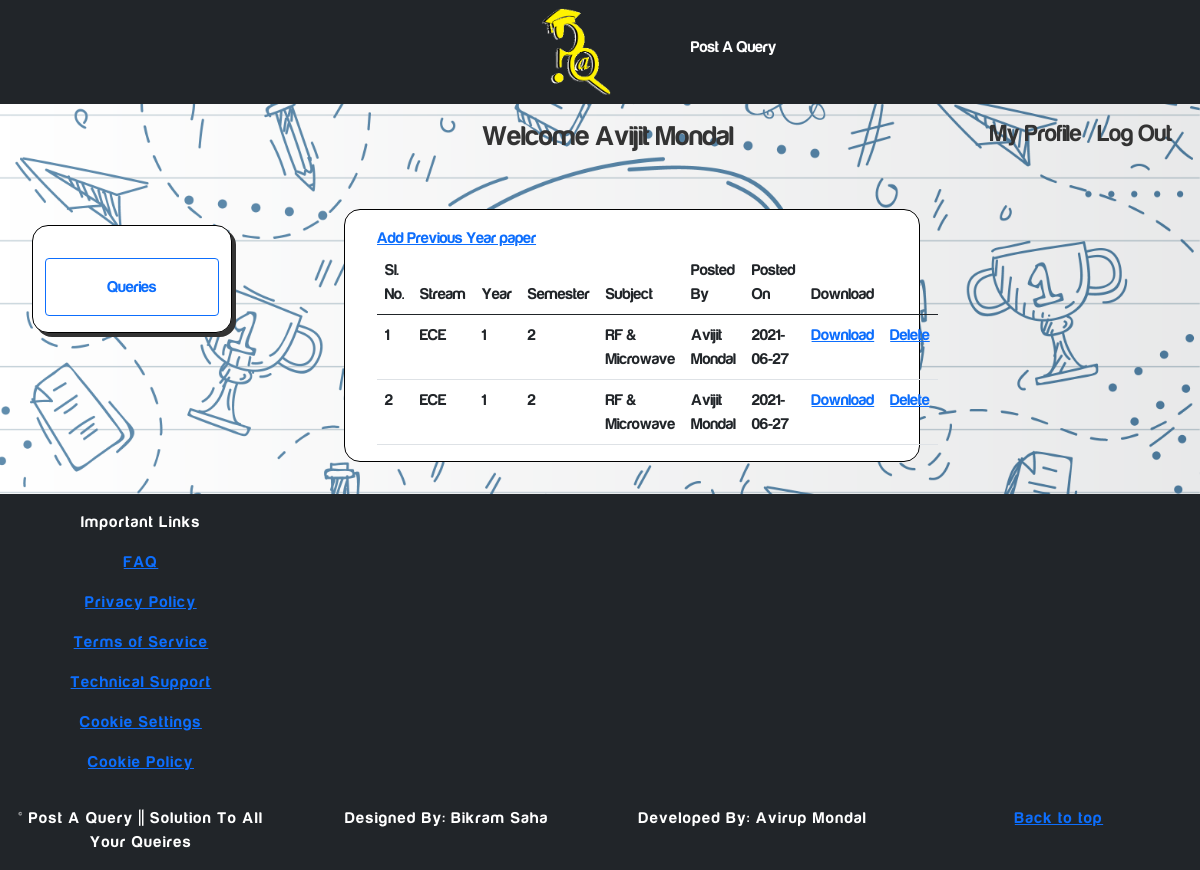
Screenshot of /upload_previous_year_question.php (signed in) with the database file from the repository.
### tables this page shows
CREATE TABLE `question_paper` (
  `Paper_Id` int(11) NOT NULL,
  `Paper_Stream` int(11) NOT NULL,
  `Paper_Year` int(11) NOT NULL,
  `Paper_Semester` int(11) NOT NULL,
  `Paper_Subject` int(11) NOT NULL,
  `File_Name` varchar(500) NOT NULL,
  `User_Id` int(11) NOT NULL,
  `Posted_On` date NOT NULL
);

CREATE TABLE `stream` (
  `Stream_Id` int(11) NOT NULL,
  `Stream` varchar(200) NOT NULL
);

CREATE TABLE `year` (
  `Year_Id` int(11) NOT NULL,
  `Year` int(11) NOT NULL,
  `Stream_Id` int(11) NOT NULL
);

CREATE TABLE `semester` (
  `Semester_Id` int(11) NOT NULL,
  `Semester` int(11) NOT NULL,
  `Year_Id` int(11) NOT NULL
);

CREATE TABLE `subject` (
  `Subject_Id` int(11) NOT NULL,
  `Subject` varchar(200) NOT NULL,
  `Semester_Id` int(11) NOT NULL
);

CREATE TABLE `users` (
  `id` int(11) NOT NULL,
  `name` varchar(50) NOT NULL,
  `college_name` int(11) NOT NULL,
  `college_id` varchar(20) NOT NULL,
  `stream` int(200) NOT NULL,
  `year` int(11) NOT NULL,
  `semester` int(11) NOT NULL,
  `email` varchar(200) NOT NULL,
  `password` varchar(200) NOT NULL,
  `student` int(11) NOT NULL,
  `teacher` int(11) NOT NULL,
  `image` varchar(500) NOT NULL
);

### upload_previous_year_question.php (the view, shortened to what this page needs)
<?php
include_once('includes/header.php');
	?>
	<?php
$question_paper_sqli="Select question_paper.*, users.*, stream.*,year.*,semester.*,subject.* from question_paper, users, stream, year, semester,subject where question_paper.User_Id=users.id and question_paper.Paper_Year=year.Year_Id and question_paper.Paper_Semester=semester.Semester_Id and question_paper.Paper_Stream=stream.Stream_Id and question_paper.Paper_Subject=subject.Subject_Id order by Paper_Id desc";
?>
<div class="main_content">
<div class="container-fluid">
    <div class="row">
       <div class="top">
           <h3 class="top_left" >Welcome <?php echo $_SESSION['Name'];?></h3>
            <h4 class="top_right" ><a href="logout.php">Log Out</a></h4>
            <h4 class="top_right" ><a href="teacher_profile.php?id=<?php echo $_SESSION['Id']; ?>">My Profile</a></h4>
        </div>
    </div>
</div>
<div class="container-fluid">
    <div class="row">
        <div class="col-lg-2 sidebar">
        <a href="teacher_queries.php" class="btn btn-outline-primary"
                    style="margin-top:1rem; margin-bottom:1rem">Queries</a>
        </div>
        <div class=" col-lg-6 offset-1" id="getting_queries">
            <div class="mid_content">
                <div class="middle" id="middle">
                    <div class="info">
                        <a href="question_paper_add.php">Add Previous Year paper</a>
                    </div>
                    <div class="question">
                    <table class="table">
                            <thead>
                                <tr>
                                <th scope="col">Sl. No.</th>
                                <th scope="col">Stream</th>
                                <th scope="col">Year</th>
                                <th scope="col">Semester</th>
                                <th scope="col">Subject</th>
                                <th scope="col">Posted By</th>
                                <th scope="col">Posted On</th>
                                <th scope="col">Download</th>
                                <th scope="col"></th>
                                </tr>
                            </thead>
                            <tbody>
                            <?php
                 $question_paper_res=mysqli_query($con,$question_paper_sqli);
                 $question_paper_check=mysqli_num_rows($question_paper_res);
                 $count=0;
                 while($question_paper_row=mysqli_fetch_assoc($question_paper_res)){
                    $count +=1;
                 if($question_paper_check >0)
                 {
                     $question_paper_year=$question_paper_row['Year'];
                     $question_paper_sem=$question_paper_row['Semester'];
                     $question_paper_stream=$question_paper_row['Stream'];
                     $question_paper_subject=$question_paper_row['Subject'];
                     $question_paper_date=$question_paper_row['Posted_On'];
                     $question_paper_user=$question_paper_row['name'];
                 }
                 ?>
                                <tr>
                                <td ><?php echo $count?></td>
                                <td><?php echo $question_paper_stream;?></td>
                                <td><?php echo $question_paper_year;?></td>
                                <td><?php echo $question_paper_sem;?></td>
                                <td><?php echo $question_paper_subject;?></td>
                                <td><?php echo $question_paper_user;?></td>
                                <td><?php echo $question_paper_date;?></td>
                                <td><a href="<?php echo 'question_paper/'.$question_paper_row['File_Name'] ?>" download>Download</a></td>
                                <td> <?php
                                        echo "<a href='?type=delete&Id=".$question_paper_row['Paper_Id']."'>Delete</a>";?> </td>
                                </tr>
                        <?php } ?>
                            </tbody>
                            </table>
                    </div>
                    </div>
                </div>
            </div>
            </div>
        </div>
    </div>
    <?php
    include_once('includes/inner_footer.php');
 include_once('includes/footer.php');
  ?>
</body>
</html>

### final_style.css (style rules this page uses)
* { padding: 0; margin: 0; }
body { font-family: websitefont; box-sizing: border-box; height: 100%; display: flex; flex-direction: column; color: #333333; overflow-x: hidden; overflow-y: visible; }
.top { margin: 1rem 0; }
.top .top_left { float: left; padding-left: 40%; text-decoration: none; margin-top: 0; }
.top .top_right { float: right; padding-right: 1rem; text-decoration: none; margin-top: 0; }
.top .top_right a { color: #333333; text-decoration: none; }
.sidebar { margin-left: 2rem; border: 1px black solid; border-radius: 1rem; padding-top: 1rem; height: 100%; margin-top: 3rem; background-color: #ffffff; box-shadow: 4px 4px; max-width: 100%; }
.sidebar a { display: flex; flex-direction: column; width: auto; padding: 1rem; }
.middle { margin-top: 2rem; margin-bottom: 2rem; border: 1px black solid; border-radius: 1rem; padding-top: 1rem; height: auto; padding: 1rem 2rem 0rem 2rem; }
.main_content { background-image: url('images/bg4-01-01.png'); background-size: cover; background-repeat: no-repeat; background-position: center; min-height: 100%; }
.mid_content { background-color: #ffffff; border-radius: 1rem; }

### rows the page displays
question_paper: stream.Stream "ECE", year.Year "1", semester.Semester "2", subject.Subject "RF & Microwave", User_Id.name "Avijit Mondal", Posted_On "2021-06-27"
question_paper: stream.Stream "ECE", year.Year "1", semester.Semester "2", subject.Subject "RF & Microwave", User_Id.name "Avijit Mondal", Posted_On "2021-06-27"

### other values shown
$_SESSION['Name'] "Avijit Mondal"
